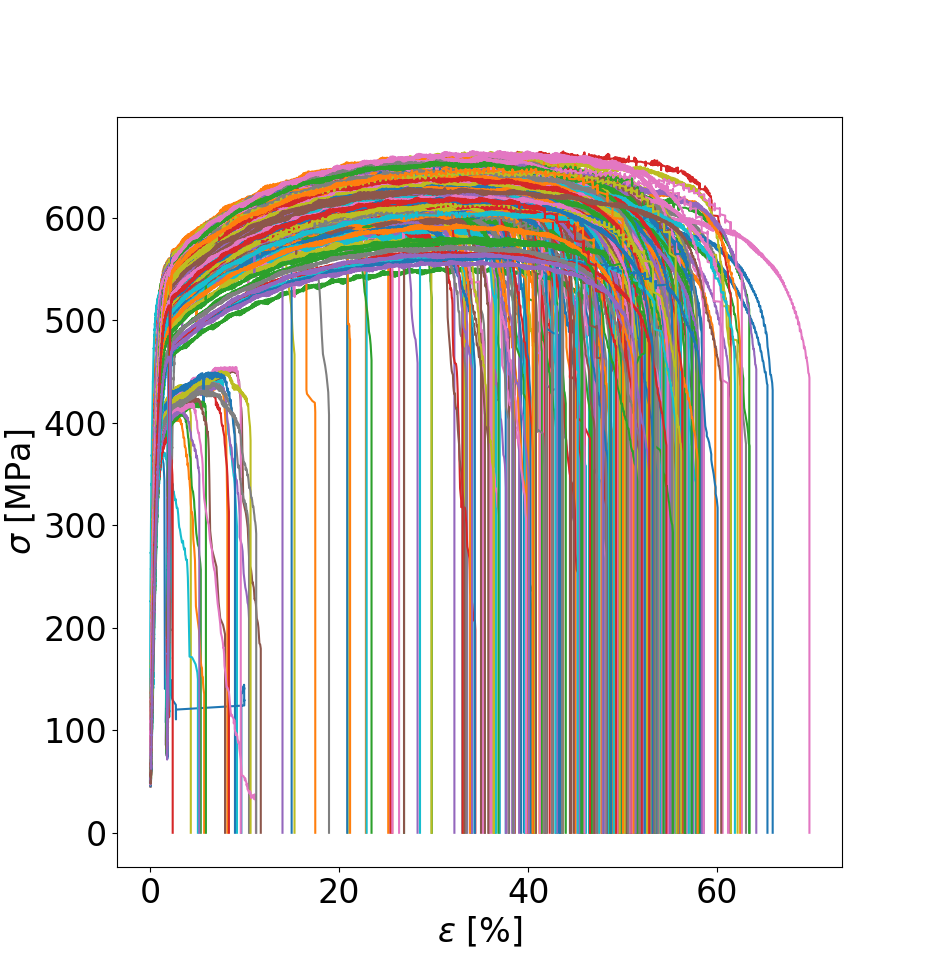

Here is the Python script that generated this plot:

import scipy.io as io
d = io.loadmat('AllAdditiveDataCompiled.mat')

sorted(d.keys())
d['AllData']

d['AllData']['StrainPerc']
d['AllData']['StressMPa']
d['AllData']['Name']
d['AllData']['UTSMPa']
d['AllData']['LaserPowerW']
d['AllData']['LaserVelocitymms']
d['AllData']['Hatch']
d['AllData']['YieldStrengthMPa']
d['AllData']['UnloadingModulusGPa']
d['AllData']['PlasticElongationPerc']

n = d['AllData']['StrainPerc'].shape[1] # number of samples
# print(n) 

## reformat/reshape fields

StrainPerc = d['AllData']['StrainPerc'].reshape(n)
StressMPa = d['AllData']['StressMPa'].reshape(n)
Name = d['AllData']['Name'].reshape(n)
UTSMPa = d['AllData']['UTSMPa'].reshape(n)
LaserPowerW = d['AllData']['LaserPowerW'].reshape(n)
LaserVelocitymms = d['AllData']['LaserVelocitymms'].reshape(n)
Hatch = d['AllData']['Hatch'].reshape(n)
YieldStrengthMPa = d['AllData']['YieldStrengthMPa'].reshape(n)
UnloadingModulusGPa = d['AllData']['UnloadingModulusGPa'].reshape(n)
PlasticElongationPerc = d['AllData']['PlasticElongationPerc'].reshape(n)

## plot
import numpy as np
import matplotlib.pyplot as plt
import matplotlib as mpl
mpl.rcParams['xtick.labelsize'] = 24
mpl.rcParams['ytick.labelsize'] = 24

for i in range(n):
	plt.plot(d['AllData']['StrainPerc'][0,i], d['AllData']['StressMPa'][0,i])

plt.xlabel(r'$\varepsilon$ [%]', fontsize=24)
plt.ylabel(r'$\sigma$ [MPa]', fontsize=24)

plt.show()
